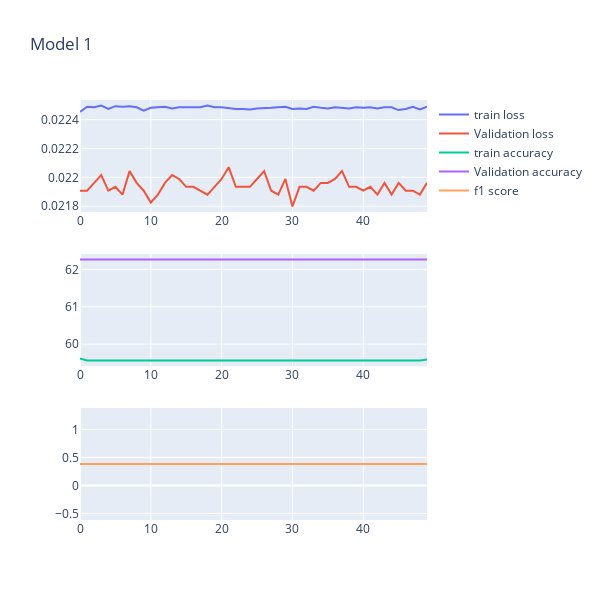

Notebook source saved alongside this figure:
### Code cell
plot_metrics(model_1_loss_and_acc, "Model 1")
